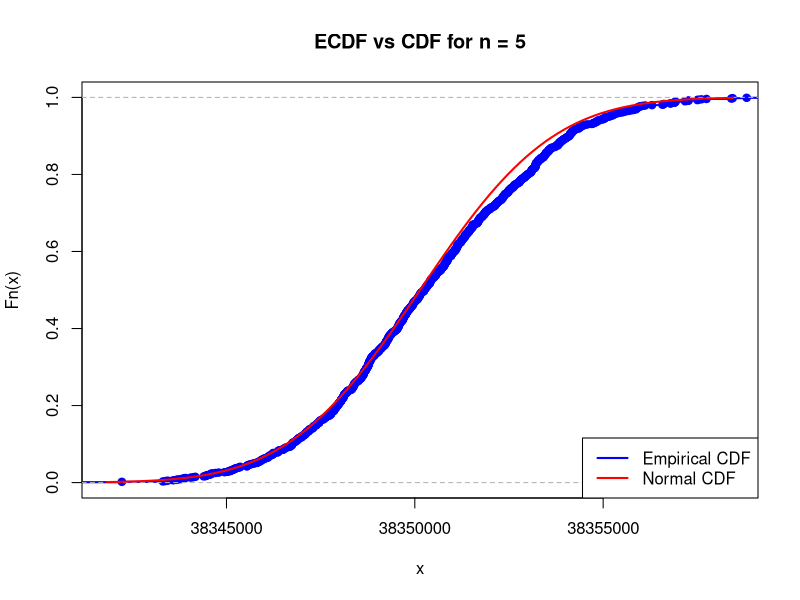
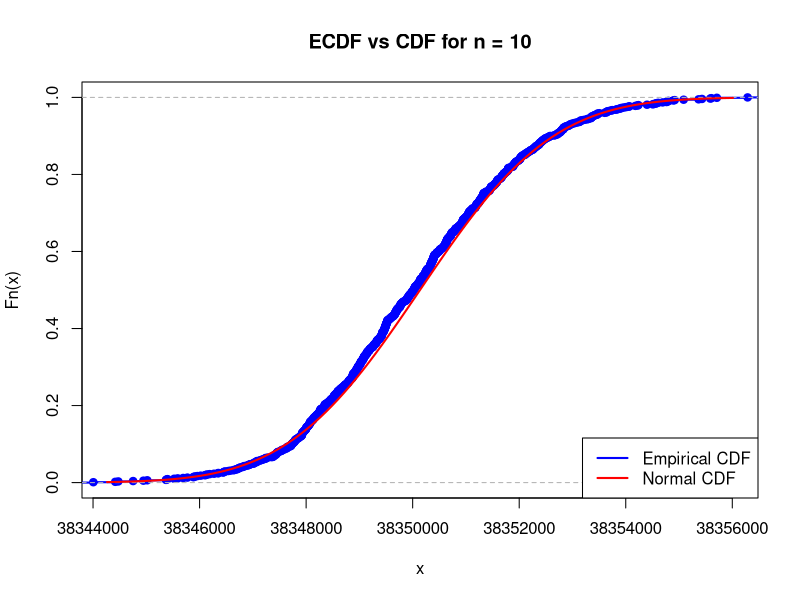
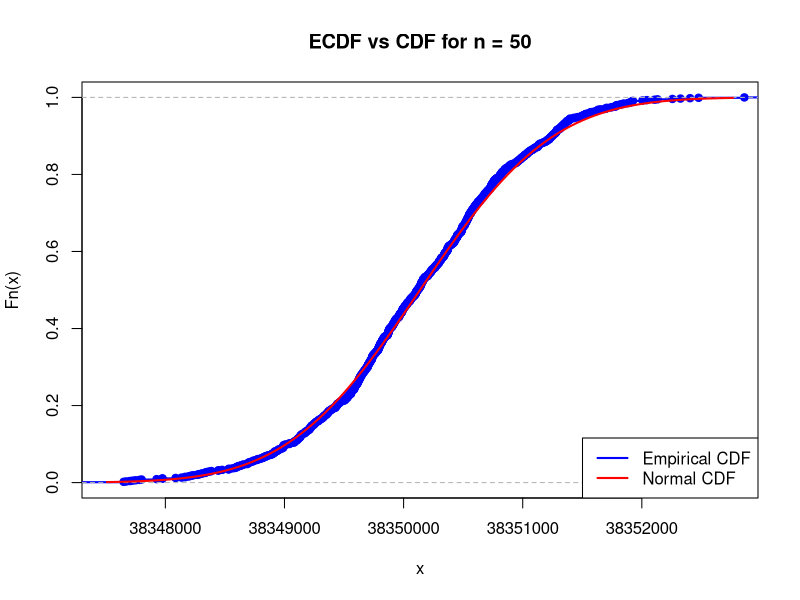
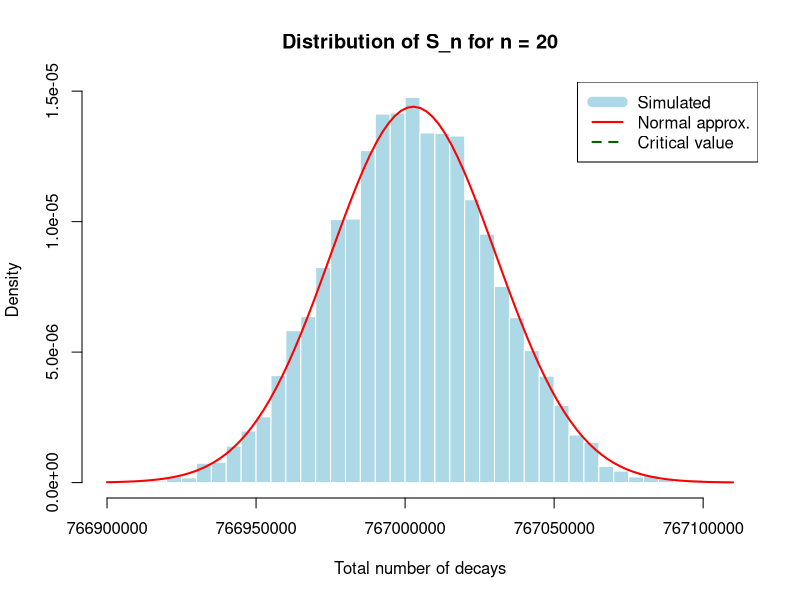
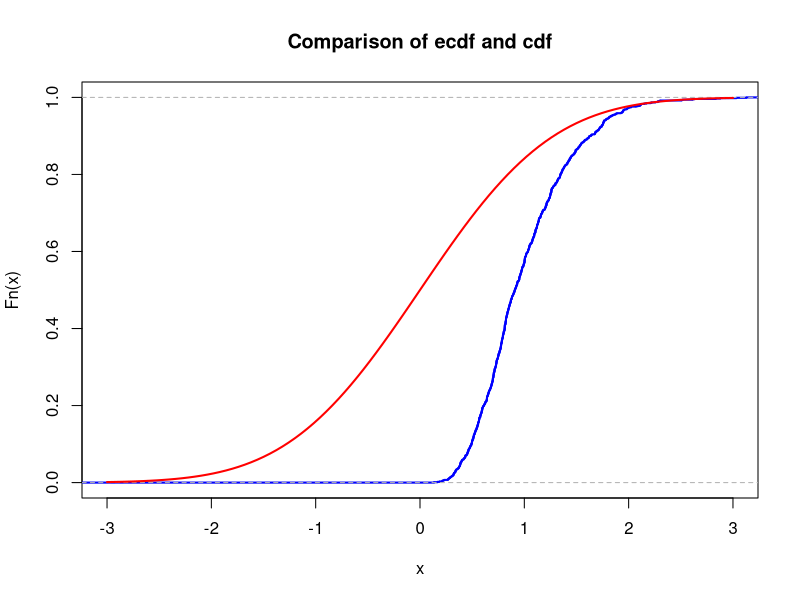

Reproduce these figures in R, in order.
## ---- chunk 1
set.seed(12)
## ---- chunk 2
# your team id number 
                          ###
id <- 12                  ### Change to the correct id!
                          ###
set.seed(id)
p <- id/100
# matrices G and H
G <- matrix(c(1, 1, 1, 0, 0, 0, 0,
		1, 0, 0, 1, 1, 0, 0,
		0, 1, 0, 1, 0, 1, 0,
		1, 1, 0, 1, 0, 0, 1), nrow = 4, byrow = TRUE)
H <- t(matrix(c(1, 0, 1, 0, 1, 0, 1,
		0, 1, 1, 0, 0, 1, 1,
		0, 0, 0, 1, 1, 1, 1), nrow = 3, byrow = TRUE))
# cat("The matrix G is: \n") 
#G  
#cat("The matrix H is: \n") 
#H
#cat("The product GH must be zero: \n")
#(G%*%H) %%2
## ---- chunk 3
# generate N messages

message_generator <- function(N) {
  matrix(sample(c(0,1), 4*N, replace = TRUE), nrow = N)
}  
messages <- message_generator(100)
codewords <- (messages %*% G) %% 2
## ---- chunk 4
#  errors <- ...
#  received <-   
## ---- chunk 5
# Physical constants and parameters for Cesium-137
# Half-life period in years
T_years <- 30.1
# Convert to seconds
T_seconds <- T_years * 365.25 * 24 * 3600
# Atomic mass of Cesium-137 (g/mol)
M <- 137
# Avogadro constant (atoms/mol)
N_A <- 6e23
# Mass of each sample in grams (id * 10^-6 g)
m <- id * 1e-6

# Calculate activity lambda: probability that one nucleus decays in one second
lambda <- log(2) / T_seconds

# Calculate number of atoms in one sample
N_atoms <- (m / M) * N_A

# Calculate Poisson parameter μ for one sample
mu <- N_atoms * lambda

cat("Poisson parameter μ for one sample:", mu, "\n")
cat("This represents the expected number of decays per second in one sample.\n")
## ---- chunk 6
# Number of simulations
K <- 1e3
# Sample size
n <- 5

# Simulate K sample means, each computed from n Poisson observations
sample_means_5 <- colMeans(matrix(rpois(n*K, lambda = mu), nrow=n))

# According to CLT, sample mean ~ N(mu, mu/n)
# Mean of the normal approximation
mu_normal_5 <- mu
# Standard deviation of the normal approximation
sigma_normal_5 <- sqrt(mu/n)

# Plot ecdf vs cdf
xlims_5 <- c(mu_normal_5 - 3*sigma_normal_5, mu_normal_5 + 3*sigma_normal_5)
Fs_5 <- ecdf(sample_means_5)

plot(Fs_5, 
     xlim = xlims_5, 
     ylim = c(0,1),
     col = "blue",
     lwd = 2,
     main = paste("ECDF vs CDF for n =", n))
curve(pnorm(x, mean = mu_normal_5, sd = sigma_normal_5), 
      col = "red", lwd = 2, add = TRUE)
legend("bottomright", 
       legend = c("Empirical CDF", "Normal CDF"), 
       col = c("blue", "red"), 
       lwd = 2)

# Calculate maximal difference (Kolmogorov-Smirnov statistic)
# https://en.wikipedia.org/wiki/Kolmogorov%E2%80%93Smirnov_test
x_vals_5 <- sort(sample_means_5)
empirical_cdf_5 <- Fs_5(x_vals_5)
theoretical_cdf_5 <- pnorm(x_vals_5, mean = mu_normal_5, sd = sigma_normal_5)
max_diff_5 <- max(abs(empirical_cdf_5 - theoretical_cdf_5))

cat("For n =", n, ":\n")
cat("  Theoretical mean μ =", mu_normal_5, "\n")
cat("  Theoretical standard deviation σ =", sigma_normal_5, "\n")
cat("  Sample mean of sample means =", mean(sample_means_5), "\n")
cat("  Sample std dev of sample means =", sd(sample_means_5), "\n")
cat("  Maximum difference between ECDFs =", max_diff_5, "\n\n")
## ---- chunk 7
# Sample size
n <- 10

# Simulate K sample means
sample_means_10 <- colMeans(matrix(rpois(n*K, lambda = mu), nrow=n))

# Normal approximation parameters
mu_normal_10 <- mu
sigma_normal_10 <- sqrt(mu/n)

# Plot ecdf vs cdf
xlims_10 <- c(mu_normal_10 - 3*sigma_normal_10, mu_normal_10 + 3*sigma_normal_10)
Fs_10 <- ecdf(sample_means_10)

plot(Fs_10, 
     xlim = xlims_10, 
     ylim = c(0,1),
     col = "blue",
     lwd = 2,
     main = paste("ECDF vs CDF for n =", n))
curve(pnorm(x, mean = mu_normal_10, sd = sigma_normal_10), 
      col = "red", lwd = 2, add = TRUE)
legend("bottomright", 
       legend = c("Empirical CDF", "Normal CDF"), 
       col = c("blue", "red"), 
       lwd = 2)

# Calculate maximal difference
x_vals_10 <- sort(sample_means_10)
empirical_cdf_10 <- Fs_10(x_vals_10)
theoretical_cdf_10 <- pnorm(x_vals_10, mean = mu_normal_10, sd = sigma_normal_10)
max_diff_10 <- max(abs(empirical_cdf_10 - theoretical_cdf_10))

cat("For n =", n, ":\n")
cat("  Theoretical mean μ =", mu_normal_10, "\n")
cat("  Theoretical standard deviation σ =", sigma_normal_10, "\n")
cat("  Sample mean of sample means =", mean(sample_means_10), "\n")
cat("  Sample std dev of sample means =", sd(sample_means_10), "\n")
cat("  Maximum difference between ECDFs =", max_diff_10, "\n\n")
## ---- chunk 8
# Sample size
n <- 50

# Simulate K sample means
sample_means_50 <- colMeans(matrix(rpois(n*K, lambda = mu), nrow=n))

# Normal approximation parameters
mu_normal_50 <- mu
sigma_normal_50 <- sqrt(mu/n)

# Plot ecdf vs cdf
xlims_50 <- c(mu_normal_50 - 3*sigma_normal_50, mu_normal_50 + 3*sigma_normal_50)
Fs_50 <- ecdf(sample_means_50)

plot(Fs_50, 
     xlim = xlims_50, 
     ylim = c(0,1),
     col = "blue",
     lwd = 2,
     main = paste("ECDF vs CDF for n =", n))
curve(pnorm(x, mean = mu_normal_50, sd = sigma_normal_50), 
      col = "red", lwd = 2, add = TRUE)
legend("bottomright", 
       legend = c("Empirical CDF", "Normal CDF"), 
       col = c("blue", "red"), 
       lwd = 2)

# Calculate maximal difference
x_vals_50 <- sort(sample_means_50)
empirical_cdf_50 <- Fs_50(x_vals_50)
theoretical_cdf_50 <- pnorm(x_vals_50, mean = mu_normal_50, sd = sigma_normal_50)
max_diff_50 <- max(abs(empirical_cdf_50 - theoretical_cdf_50))

cat("For n =", n, ":\n")
cat("  Theoretical mean μ =", mu_normal_50, "\n")
cat("  Theoretical standard deviation σ =", sigma_normal_50, "\n")
cat("  Sample mean of sample means =", mean(sample_means_50), "\n")
cat("  Sample std dev of sample means =", sd(sample_means_50), "\n")
cat("  Maximum difference between ECDFs =", max_diff_50, "\n\n")
## ---- chunk 9
# Summary comparison
cat("Summary of CLT convergence:\n")
cat("n = 5:  Max difference =", max_diff_5, "\n")
cat("n = 10: Max difference =", max_diff_10, "\n")
cat("n = 50: Max difference =", max_diff_50, "\n\n")
cat("As n increases, the maximum difference decreases, confirming the CLT.\n")
cat("The empirical distribution converges to the theoretical normal distribution.\n")
## ---- chunk 10
# Critical threshold for total decays
critical_value <- 8e8

# Method 1: Markov Inequality
# P(S_n >= c) <= E[S_n] / c
# P(S_n < c) >= 1 - E[S_n] / c
# We need: 1 - n*mu / c >= 0.95
# => n*mu / c <= 0.05
# => n <= 0.05 * c / mu

n_markov <- floor(0.05 * critical_value / mu)
cat("Markov Inequality bound: n <=", n_markov, "\n")

# Method 2: Chernoff Bound
# For Poisson(lambda), MGF: M(t) = exp(lambda(e^t - 1))
# P(S_n >= c) <= exp(-t*c) * E[exp(t*S_n)] = exp(-t*c + n*mu*(e^t - 1))
# Minimize over t > 0
# Optimal t: c = n*mu*e^t => t = log(c/(n*mu))
# For given n, bound is: exp(n*mu - c + c*log(c/(n*mu)))
# We need this <= 0.05, solve numerically

# Try different values of n to find the bound
chernoff_bound <- function(n, mu, c) {
  # Bound is >= 1, not useful
  if (n * mu >= c) return(1)
  exp(n * mu - c + c * log(c / (n * mu)))
}

# Binary search for maximum n
n_low <- 1
n_high <- n_markov * 10
while (n_high - n_low > 1) {
  n_mid <- floor((n_low + n_high) / 2)
  if (chernoff_bound(n_mid, mu, critical_value) <= 0.05) {
    n_low <- n_mid
  } else {
    n_high <- n_mid
  }
}
n_chernoff <- n_low
cat("Chernoff Bound: n <=", n_chernoff, "\n")

# Method 3: Central Limit Theorem
# S_n ~ N(n*mu, n*mu) approximately
# P(S_n < c) = P((S_n - n*mu)/sqrt(n*mu) < (c - n*mu)/sqrt(n*mu))
# Using standard normal: P(Z < z) = 0.95 => z ≈ 1.645
# (c - n*mu)/sqrt(n*mu) = 1.645
# c - n*mu = 1.645 * sqrt(n*mu)
# Let x = sqrt(n*mu), then: c - x^2 = 1.645*x
# x^2 + 1.645*x - c = 0
# x = (-1.645 + sqrt(1.645^2 + 4*c)) / 2
# n = x^2 / mu

z_95 <- qnorm(0.95)
discriminant <- z_95^2 + 4 * critical_value
x_solution <- (-z_95 + sqrt(discriminant)) / 2
n_clt <- floor(x_solution^2 / mu)
cat("CLT bound: n <=", n_clt, "\n\n")

# Compare the three methods
cat("Comparison of theoretical bounds:\n")
cat("  Markov:   n <=", n_markov, "(most conservative)\n")
cat("  Chernoff: n <=", n_chernoff, "\n")
cat("  CLT:      n <=", n_clt, "(least conservative)\n\n")
## ---- chunk 11
# Use the CLT prediction as it's typically the most accurate
n_predicted <- n_clt
# Number of simulations for verification
K_sim <- 1e4

cat("Verifying with n =", n_predicted, "samples\n")
cat("Simulating", K_sim, "realizations...\n\n")

# Simulate K_sim realizations of the sum S_n
sums_sample <- replicate(K_sim, sum(rpois(n_predicted, lambda = mu)))

# Calculate empirical probability
empirical_prob <- mean(sums_sample < critical_value)

cat("Results of simulation:\n")
cat("  Expected value E[S_n] = n*μ =", n_predicted * mu, "\n")
cat("  Sample mean of sums =", mean(sums_sample), "\n")
cat("  Sample std dev of sums =", sd(sums_sample), "\n")
cat("  Theoretical std dev =", sqrt(n_predicted * mu), "\n\n")

cat("  Critical value:", critical_value, "\n")
cat("  Empirical probability P(S_n <", critical_value, ") =", empirical_prob, "\n")
cat("  Desired probability: 0.95\n\n")

if (empirical_prob >= 0.95) {
  cat("SUCCESS: The empirical probability", empirical_prob, 
      "is at or above the desired 0.95 level.\n")
  cat("The laboratory can safely store up to", n_predicted, "samples.\n")
} else {
  cat("WARNING: The empirical probability", empirical_prob, 
      "is below the desired 0.95 level.\n")
  cat("Consider using a more conservative bound (n =", n_chernoff, ").\n")
}

# Histogram of the sums
hist(sums_sample, 
     breaks = 50, 
     probability = TRUE,
     main = paste("Distribution of S_n for n =", n_predicted),
     xlab = "Total number of decays",
     col = "lightblue",
     border = "white")

# Add normal approximation curve
curve(dnorm(x, mean = n_predicted * mu, sd = sqrt(n_predicted * mu)), 
      col = "red", lwd = 2, add = TRUE)

# Add vertical line at critical value
abline(v = critical_value, col = "darkgreen", lwd = 2, lty = 2)
legend("topright", 
       legend = c("Simulated", "Normal approx.", "Critical value"), 
       col = c("lightblue", "red", "darkgreen"), 
       lwd = c(10, 2, 2),
       lty = c(1, 1, 2))
## ---- chunk 12
nu1 <- 1  # change this!
K <- 1e3
n <- 5
sample_means <- colMeans(matrix(rexp(n*K, rate = nu1), nrow=n))
## ---- chunk 13
mu <- 0       # change this!
sigma <- 1    # change this!
## ---- chunk 14
xlims <- c(mu-3*sigma,mu+3*sigma)
Fs <- ecdf(sample_means)
plot(Fs, 
     xlim = xlims, 
     col = "blue",
     lwd = 2,
     main = "Comparison of ecdf and cdf")
curve(pnorm(x, mean = mu, sd = sigma), col = "red", lwd = 2, add = TRUE)
## ---- chunk 15
        mu <- 0 #change this!
        sigma <- 1 #change this
        N <- 100

        # YOUR CODE HERE
## ---- chunk 16
        # YOUR CODE HERE
## ---- chunk 17
        # YOUR CODE HERE
## ---- chunk 18
        # YOUR CODE HERE
